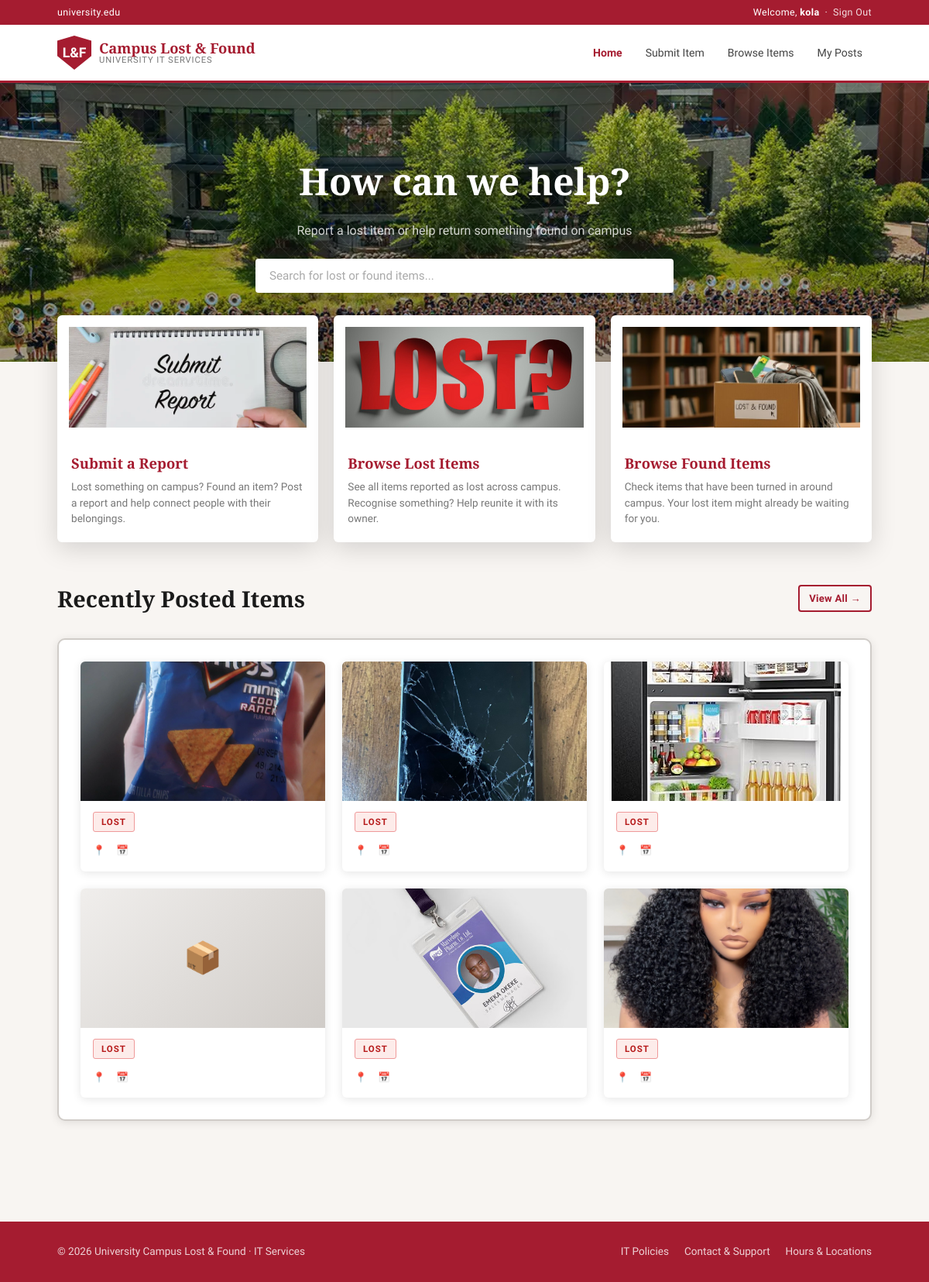
Screenshot of / (signed in) with the database file from the repository.
### core/models.py (models this page shows, shortened)
class Item(models.Model):
    STATUS_CHOICES = (
        ('Lost', 'Lost'),
        ('Found', 'Found'),
        ('Claimed', 'Claimed'),
    )
    CATEGORY_CHOICES = (
        ('Phone', 'Phone'),
        ('Laptop', 'Laptop'),
        ('Bag', 'Bag'),
        ('ID Card', 'ID Card'),
        ('Keys', 'Keys'),
        ('Other', 'Other'),
    )
    user = models.ForeignKey(User, on_delete=models.CASCADE, related_name='items', null=True, blank=True)
    item = models.CharField(max_length=200)
    description = models.TextField()
    category = models.CharField(max_length=100, choices=CATEGORY_CHOICES)
    image = models.ImageField(upload_to='items/', blank=True, null=True)
    date_lost = models.DateField()
    owner_name = models.CharField(max_length=150)
    email = models.EmailField(blank=True, null=True)
    phone_number = models.CharField(max_length=20, blank=True, null=True)
    status = models.CharField(
        max_length=10,
        choices=STATUS_CHOICES,
        default='Lost'
    )
    created_at = models.DateTimeField(auto_now_add=True)
    updated_at = models.DateTimeField(auto_now=True)
    class Meta:
        ordering = ['-created_at']

### core/views.py (the view)
# urls.py: path('', index, name = "home-page"),
def index(request):
    items = Item.objects.filter(status='Lost')[:6]
    return render(request, 'index.html', {'items': items})

### templates/index.html (shortened to what this page needs)
{% extends "base.html" %}
{% load static %}
{% block content %}
<section class="hero" style="background-image: url('{% static 'images/hero_image.webp' %}');">
  <div class="hero-bg-pattern"></div>
  <div class="hero-overlay"></div>
  <div class="hero-content">
    <h1>How can we help?</h1>
    <p>Report a lost item or help return something found on campus</p>
    <form class="search-bar" method="GET" action="{% url 'all-items' %}">
      <input type="text" name="q" placeholder="Search for lost or found items...">
    </form>
  </div>
</section>
<section class="features container">
  <a href="{% url 'submit-item' %}" class="feature-card" style="text-decoration:none;">
    <img src="{% static 'images/submit_report.webp' %}" style="padding: 15px;" alt="Submit Item"
      onerror="this.style.background='#eee';this.removeAttribute('src')">
    <div class="feature-card-body">
      <h3>Submit a Report</h3>
      <p>Lost something on campus? Found an item? Post a report and help connect people with their belongings.</p>
    </div>
  </a>
  <a href="{% url 'all-items' %}?status=LOST" class="feature-card" style="text-decoration:none;">
    <img src="{% static 'images/lost_items.jpg' %}" style="padding: 15px;" alt="Browse Lost Items"
      onerror="this.style.background='#eee';this.removeAttribute('src')">
    <div class="feature-card-body">
      <h3>Browse Lost Items</h3>
      <p>See all items reported as lost across campus. Recognise something? Help reunite it with its owner.</p>
    </div>
  </a>
  <a href="{% url 'all-items' %}?status=FOUND" class="feature-card" style="text-decoration:none;">
    <img src="{% static 'images/found_items.jpg' %}" style="padding: 15px;" alt="Browse Found Items"
      onerror="this.style.background='#eee';this.removeAttribute('src')">
    <div class="feature-card-body">
      <h3>Browse Found Items</h3>
      <p>Check items that have been turned in around campus. Your lost item might already be waiting for you.</p>
    </div>
  </a>
</section>
{% if user.is_authenticated %}
<section class="items-section">
  <div class="container">
    <div class="items-section-header">
      <h2>Recently Posted Items</h2>
      <a href="{% url 'all-items' %}" class="btn btn-outline btn-sm">View All →</a>
    </div>
    {% if items %}
    <div class="items-grid-wrapper">
      <div class="items-grid">
        {% for item in items %}
        <div class="item-card">
          {% if item.image %}
          <img class="item-card-img" src="{{ item.image.url }}" alt="{{ item.title }}">
          {% else %}
          <div class="item-card-img-placeholder">📦</div>
          {% endif %}
          <div class="item-card-body">
            <span class="item-badge badge-{{ item.status|lower }}">{{ item.status }}</span>
            <div class="item-meta">
              <span>📍 {{ item.location }}</span>
              <span>📅 {{ item.date_posted|date:"M d" }}</span>
            </div>
          </div>
        </div>
        {% endfor %}
      </div>
    </div>
    {% endif %}
  </div>
  {% endif %}
</section>
{% endblock content %}

### templates/base.html (shortened to what this page needs)
{% load static %}
<!DOCTYPE html>
<html lang="en">
<head>
  <link rel="stylesheet" href="{% static 'css/style.css' %}">
</head>
<body>
  <div class="top-bar-upper">
    <div class="container">
      <span>university.edu</span>
      {% if user.is_authenticated %}
        <span>Welcome, <strong>{{ user.username }}</strong> &nbsp;·&nbsp; <a href="{% url 'sign-out' %}">Sign Out</a></span>
      {% else %}
        <span>Please log in to see more relevant content &nbsp;
          <button class="login-btn-small" onclick="window.location='{% url 'sign-in' %}'">Login</button>
        </span>
      {% endif %}
    </div>
  </div>
  <header class="top-bar">
    <div class="container">
      <a href="{% url 'home-page' %}" class="logo">
        <div class="logo-shield">L&F</div>
        <div class="logo-text">
          <span class="logo-name">Campus Lost & Found</span>
          <span class="logo-sub">University IT Services</span>
        </div>
      </a>
      <nav class="main-nav">
        <a href="{% url 'home-page' %}" class="{% if request.resolver_match.url_name == 'home-page' %}active{% endif %}">Home</a>
        <a href="{% url 'submit-item' %}" class="{% if request.resolver_match.url_name == 'submit-item' %}active{% endif %}">Submit Item</a>
        <a href="{% url 'all-items' %}" class="{% if request.resolver_match.url_name == 'all-items' %}active{% endif %}">Browse Items</a>
        {% if user.is_authenticated %}
          <a href="{% url 'my-posts' %}" class="{% if request.resolver_match.url_name == 'my-posts' %}active{% endif %}">My Posts</a>
        {% endif %}
      </nav>
    </div>
  </header>
  {% block content %}{% endblock %}
  <footer>
    <div class="container">
      <p>© {% now "Y" %} University Campus Lost & Found · IT Services</p>
      <div class="footer-links">
        <a href="#">IT Policies</a>
        <a href="#">Contact & Support</a>
        <a href="#">Hours & Locations</a>
      </div>
    </div>
  </footer>
</body>
</html>

### rows the page displays
Item: image (picture), status "LOST"
Item: image (picture), status "LOST"
Item: image (picture), status "LOST"
Item: status "LOST"
Item: image (picture), status "LOST"
Item: image (picture), status "LOST"

### other values shown
{{ user.username }} "kola"
